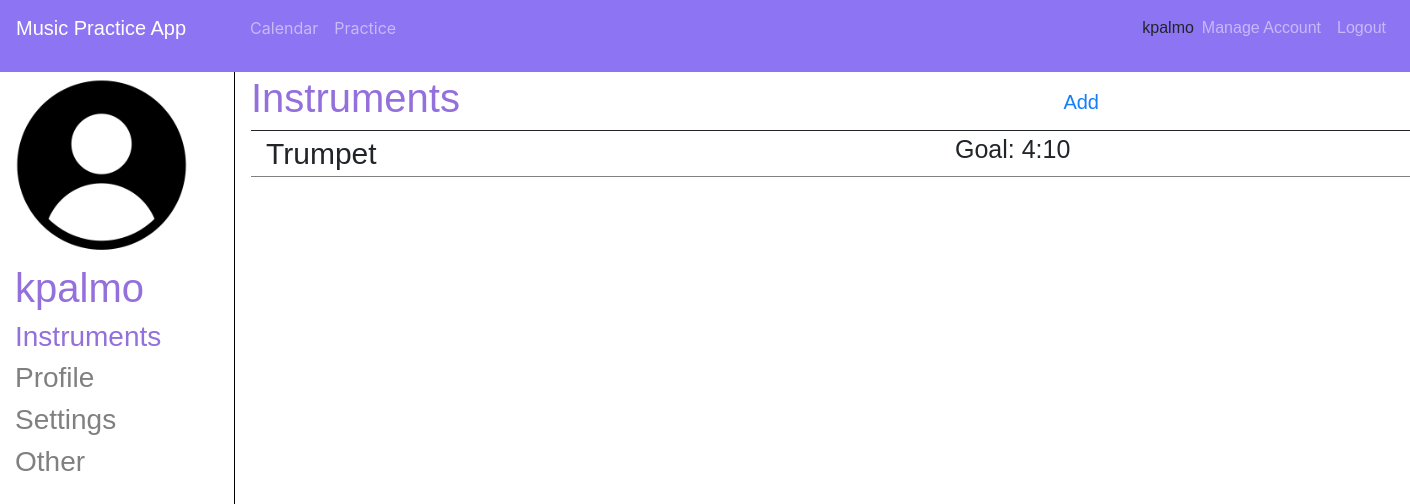
Page /account (signed in) on the committed database.
### app/models.py (models this page shows, shortened)
class User(UserMixin, db.Model):
    id = db.Column(db.Integer, primary_key=True)
    username = db.Column(db.String(64), index=True, unique=True)
    email = db.Column(db.String(120), index=True, unique=True)
    password_hash = db.Column(db.String(128))
    instruments = db.relationship('Instrument', backref='venue', lazy='dynamic')

class Instrument(db.Model):
    id = db.Column(db.Integer, primary_key=True)
    label = db.Column(db.String(64), index=True, unique=True)
    userId = db.Column(db.Integer, db.ForeignKey('user.id'))
    defaultGoalInMinutes = db.Column(db.Integer)
    regiments = db.relationship('Regiment', backref='venue', lazy='dynamic')

### app/routes.py (the view)
@app.route('/account')
@login_required
def account():
    return render_template('account.html')

### app/models.py (called while the page is built)
@login.user_loader
def load_user(id):
    return User.query.get(int(id))

### app/templates/account.html (shortened to what this page needs)
{% extends "base.html" %}
{% block content %}
    <div class="container-fluid" style="padding-top: 0px; height: 100%;">
    <div class="row flex-xl-nowrap text" style="height: 100%">
        <div class="col-md-3 col-xl-2 bd-sidebar" style="border-right-color: black;
            border-right-width: 1px; border-right-style: solid; height: 100%">
            <img src="../static/defualtpp.png" style="width:85%;">
            <h1 style="padding-top: 10px; color: mediumpurple">{{ current_user.username }}</h1>
            <h3 style="color: mediumpurple; cursor: pointer" onclick="setWindowInstruments()" id="insBtn">Instruments</h3>
            <h3 style="color: gray; cursor: pointer" onclick="" id="profBtn">Profile</h3>
            <h3 style="color: gray; cursor: pointer" onclick="" id="setBtn">Settings</h3>
            <h3 style="color: gray; cursor: pointer" onclick="" id="othBtn">Other</h3>
        </div>
        <div class="col"  style="width: 100%; min-width: 100%;">
            <div class="container" style="width: 100%; min-width: 100%;">
                <div class="row" style="border-bottom-style: solid; border-bottom-width: 1px; width: 100%;
                    display: flex; justify-content: space-between">
                    <h1 class="text-color">Instruments</h1>
                    <a href="setInstruments" style="color: #147efb; align-self: center; margin-right: 500px; font-size: 20px">Add</a>
                </div>
                {% for instrument in current_user.instruments %}
                    <div class="row" style="border-bottom-style: solid; border-bottom-width: 1px; border-bottom-color: gray">
                        <div class="col" style="font-size: 30px">
                            {{ instrument.label }}
                        </div>
                        <div class="col" style="font-size: 25px">
                            {% if instrument.defaultGoalInMinutes%60 > 9 %}
                                Goal: {{ instrument.defaultGoalInMinutes//60 }}:{{ instrument.defaultGoalInMinutes%60 }}
                            {% else %}
                                Goal: {{ instrument.defaultGoalInMinutes//60 }}:0{{ instrument.defaultGoalInMinutes%60 }}
                            {% endif %}
                        </div>
                    </div>
                {% endfor %}
            </div>
        </div>
    </div>
    </div>
{% endblock %}

### app/templates/base.html (shortened to what this page needs)
<!DOCTYPE html>
<html lang="en">
<head>
    <link rel="stylesheet" href="https://cdn.jsdelivr.net/npm/bootstrap@4.5.3/dist/css/bootstrap.min.css"
>
    <link rel="stylesheet" type="text/css" href="/static/css/style.css">
</head>
<body>
    <nav class="navbar navbar-expand-lg navbar-dark" style="background-color: #8d74f2">
        <a class="navbar-brand mr" href="/index">
            <p class="text">Music Practice App</p>
        </a>
        <ul class="collapse navbar-collapse" id="navbarSupportedContent">
            <ul class="navbar-nav">
{% if not current_user.is_anonymous %}
                <li class="nav-item">
                    <a class="nav-link" href="/calendar">Calendar</a>
                </li>
                <li class="nav-item">
                    <a class="nav-link" href="/practice">Practice</a>
                </li>
{% endif %}
            </ul>
            <ul class="navbar-nav ml-auto">
{% if current_user.is_anonymous %}
                <li class="nav-item">
                    <a class="nav-link text" href="/login">Login</a>
                </li>
    <li class="nav-item">
                    <a class="nav-link text" href="/register">Register</a>
                </li>
{% else %}
                <li class="nav-item mt-2" style="font-family: signika, sans-serif">{{ current_user.username }}</li>
                <li class="nav-item">
                    <a class="nav-link text" href="/account">Manage Account</a>
                </li>
                <li class="nav-item">
                    <a class="nav-link text" href="/logout">Logout</a>
                </li>
{% endif %}
            </ul>
        </ul>
    </nav>
    {% block content %}{% endblock %}
</body>
</html>

### app/static/css/style.css (style rules this page uses)
.text { font-family: 'signika', sans-serif; }
.text-color { color:mediumpurple; }
.container { padding: 2px 16px; }
html, body { height: 100%; min-height: 100%; }

### rows in the picture
User: username "kpalmo"
Instrument: label "Trumpet", defaultGoalInMinutes "4", instrument.defaultGoalInMinutes%60 "10"
